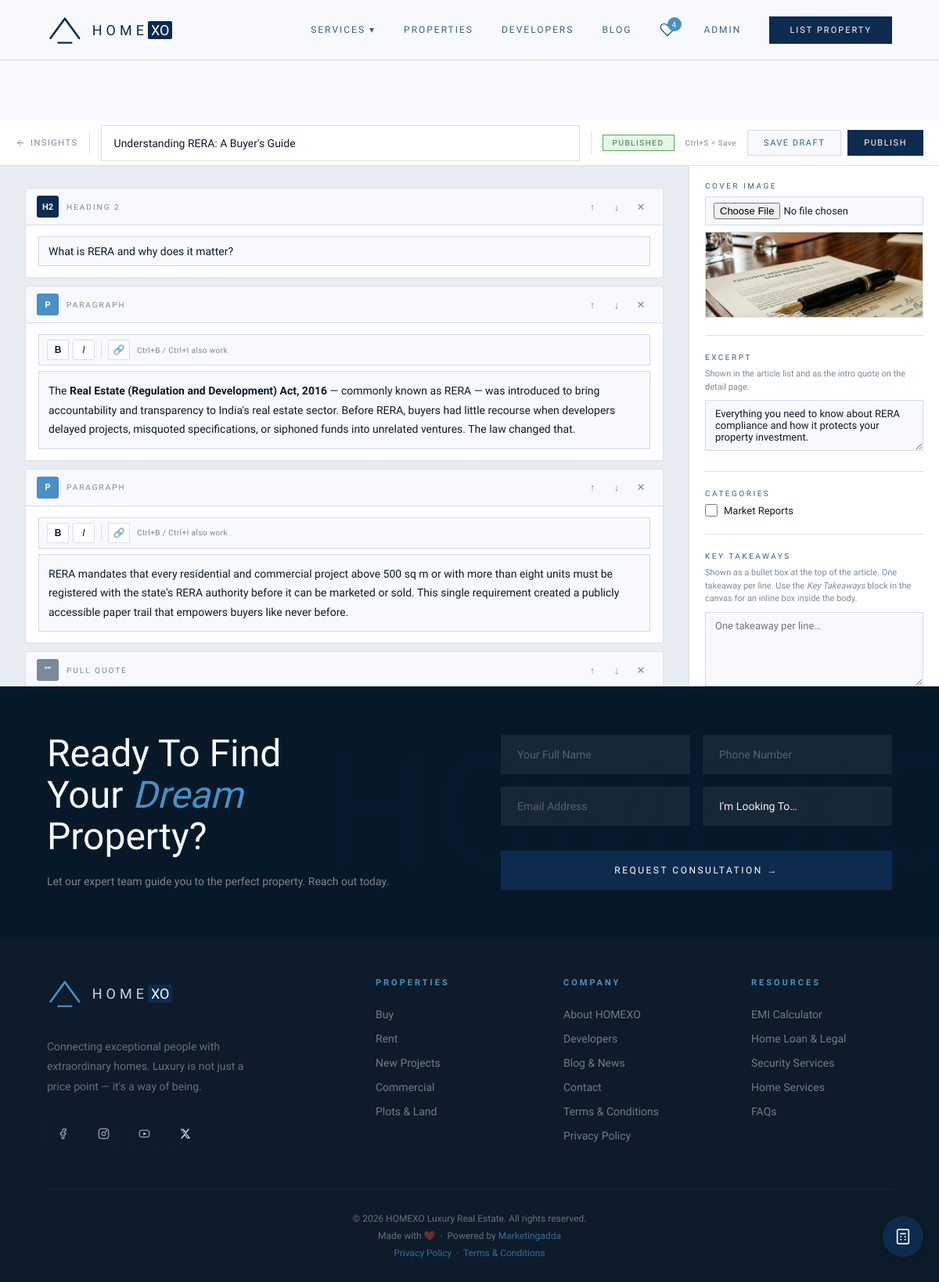
The page /blog/understanding-rera-a-buyers-guide/edit/ (signed in) on the database as committed earlier.
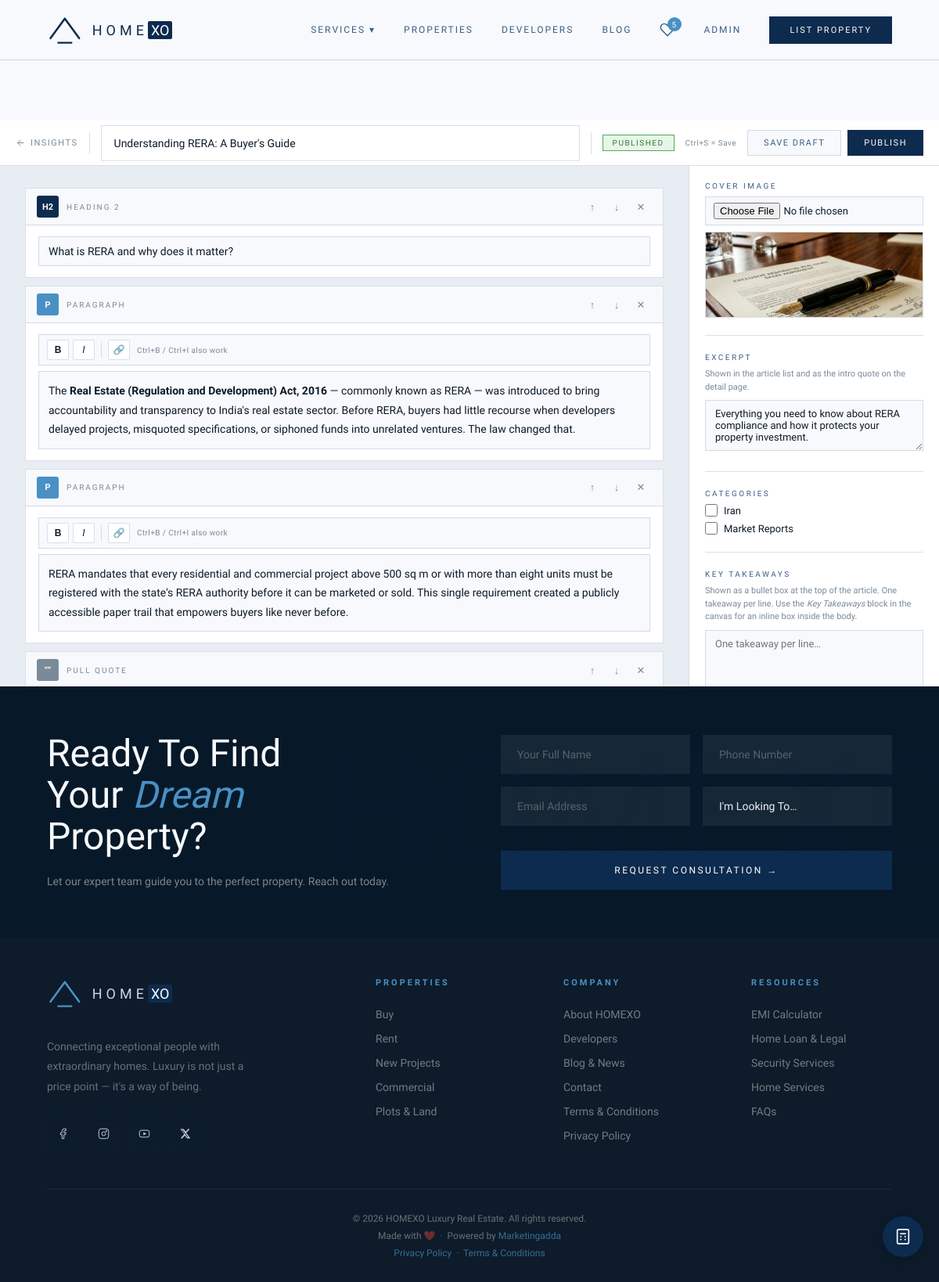
The same page on the database as committed later.
### blog/models.py (models this page shows, shortened)
class Category(models.Model):
    name = models.CharField(max_length=80, unique=True)
    slug = models.SlugField(unique=True, blank=True)
    color = models.CharField(max_length=20, default='#4A90C4',
                             help_text='Hex color for tag badge')
    class Meta:
        verbose_name_plural = 'Categories'
        ordering = ['name']
    def __str__(self):
        return self.name

### blog/views.py (the view)
# urls.py: path('<slug:slug>/edit/',   views.post_edit,   name='edit'),
@staff_member_required
def post_edit(request, slug):
    post = get_object_or_404(Post, slug=slug)
    if request.method == 'POST':
        form = PostEditorForm(request.POST, request.FILES, instance=post)
        if form.is_valid():
            post = form.save(commit=False)
            if post.status == Post.Status.PUBLISHED and not post.published_at:
                post.published_at = timezone.now()
            post.save()
            form.save_m2m()
            if post.status == Post.Status.PUBLISHED:
                return redirect('blog:detail', slug=post.slug)
            return redirect('blog:edit', slug=post.slug)
    else:
        form = PostEditorForm(instance=post)
    return render(request, 'blog/editor.html', {
        'form': form,
        'post': post,
        'categories': Category.objects.all(),
    })

### blog/models.py (called while the page is built)
    def get_absolute_url(self):
        return reverse('blog:detail', kwargs={'slug': self.slug})

### pages/context_processors.py (called while the page is built)
def global_context(request):
    wishlist_count = 0
    wishlist_ids = []
    if request.user.is_authenticated:
        try:
            qs = request.user.wishlist.values_list('property_id', flat=True)
            wishlist_ids = list(qs)
            wishlist_count = len(wishlist_ids)
        except Exception:
            pass
    return {
        'SITE_NAME':      'HOMEXO',
        'SITE_TAGLINE':   'Luxury Real Estate',
        'LISTING_TYPES':  Property.ListingType.choices,
        'wishlist_count': wishlist_count,
        'wishlist_ids':   wishlist_ids,
    }

### templates/blog/editor.html (shortened to what this page needs)
{% extends 'base.html' %}
{% load static %}
{% block content %}
<div class="ed-shell">
  <form id="editor-form" method="post" enctype="multipart/form-data" novalidate>
    <div class="ed-topbar">
      <a href="{% url 'blog:list' %}" class="ed-back">
        <svg width="13" height="13" viewBox="0 0 24 24" fill="none" stroke="currentColor" stroke-width="1.8"><path d="M19 12H5M12 5l-7 7 7 7"/></svg>
        Insights
      </a>
      <input type="text" id="id_title" name="title" class="ed-title-inp"
             placeholder="Post title…"
             value="{{ form.title.value|default:'' }}">
      <span class="ed-status-pill {% if post and post.status == 'published' %}is-published{% endif %}" id="status-pill">
        {{ post.get_status_display|default:'Draft' }}
      </span>
      <span class="ed-shortcut-hint">Ctrl+S = Save</span>
      <div class="ed-topbar-btns">
        <button type="button" class="ed-btn ed-btn-draft" onclick="editorSaveDraft()">Save Draft</button>
        <button type="button" class="ed-btn ed-btn-pub"   onclick="editorPublish()">Publish</button>
      </div>
    </div>
    <div class="ed-main">
      <div class="ed-canvas">
        <div id="blocks-container"></div>
      </div>
      <aside class="ed-sidebar">
        <div class="meta-section">
          <label class="meta-lbl">Cover Image</label>
          {{ form.cover_image }}
          {% if post and post.cover_image %}
          <img src="{{ post.cover_image.url }}" class="cover-preview" id="cover-prev" alt="Cover">
          {% else %}
          <img src="" class="cover-preview" id="cover-prev" style="display:none;" alt="Cover">
          {% endif %}
        </div>
        <div class="meta-section">
          <label class="meta-lbl">Excerpt</label>
          <p class="meta-sublbl">Shown in the article list and as the intro quote on the detail page.</p>
          {{ form.excerpt }}
        </div>
        <div class="meta-section">
          <label class="meta-lbl">Categories</label>
          <div style="display:flex;flex-direction:column;gap:7px;margin-top:4px;">
            {% for checkbox in form.categories %}
            <label style="display:flex;align-items:center;gap:8px;font-size:13px;color:var(--charcoal);cursor:pointer;">
              {{ checkbox.tag }}
              {{ checkbox.choice_label }}
            </label>
            {% endfor %}
          </div>
        </div>
        <div class="meta-section">
          <label class="meta-lbl">Key Takeaways</label>
          <p class="meta-sublbl">Shown as a bullet box at the top of the article. One takeaway per line. Use the <em>Key Takeaways</em> block in the canvas for an inline box inside the body.</p>
          {{ form.key_takeaways }}
        </div>
      </aside>
    </div>
  </form>
</div>
{% endblock %}

### templates/base.html (shortened to what the changed rows need)
{% load static %}
<!DOCTYPE html>
<html lang="en">
<head>
{% load static %}
<link rel="stylesheet" href="{% static 'css/homexo.css' %}">
</head>
<body data-auth="{{ user.is_authenticated|yesno:'true,false' }}" data-login="{% url 'accounts:login' %}" data-wishlist-ids="{% for id in wishlist_ids %}{{ id }}{% if not forloop.last %},{% endif %}{% endfor %}">
<nav>
  <div class="nav-links">
    {% if user.is_authenticated %}
      <a href="{% url 'wishlist:list' %}" class="nav-wishlist">
        {% if wishlist_count > 0 %}
          <span class="nav-wishlist-count">{{ wishlist_count }}</span>
        {% endif %}
      </a>
    {% else %}
      <a href="{% url 'accounts:login' %}">Login</a>
      <a href="{% url 'properties:create' %}" class="nav-cta">List Property</a>
    {% endif %}
  </div>
</nav>
<main class="page-body">
  {% block content %}{% endblock %}
</main>
{% block pre_footer %}
<div class="cta-banner">
  <div>
    <h2 class="cta-title">Ready To Find<br>Your <em>Dream</em><br>Property?</h2>
  </div>
</div>
{% endblock pre_footer %}
</body>
</html>

Rows that differ between the two databases and show on the page:
added Category: choice_label "Iran"
Other text that changed with them:
{{ wishlist_count }}: "4" → "5"
